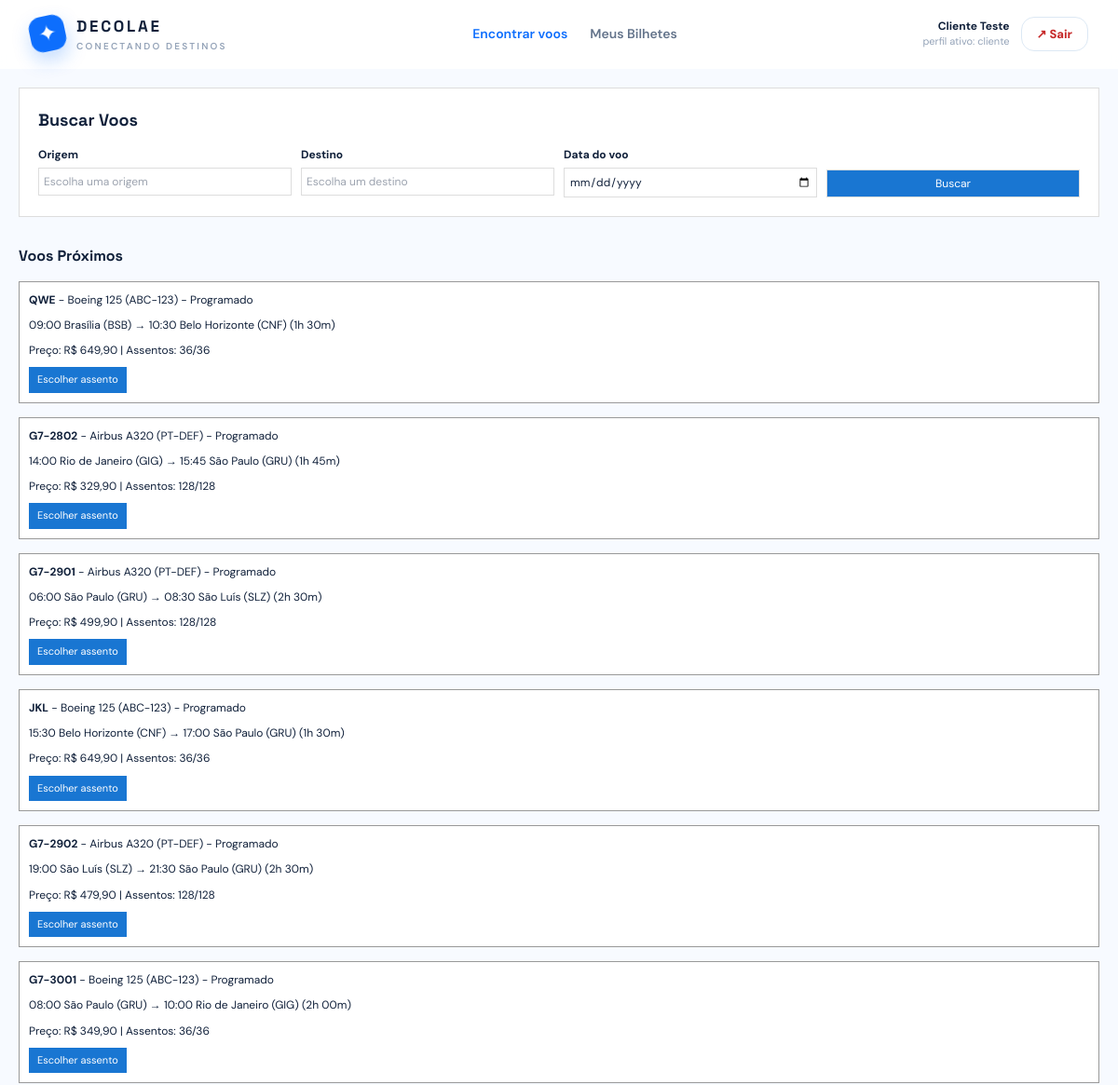
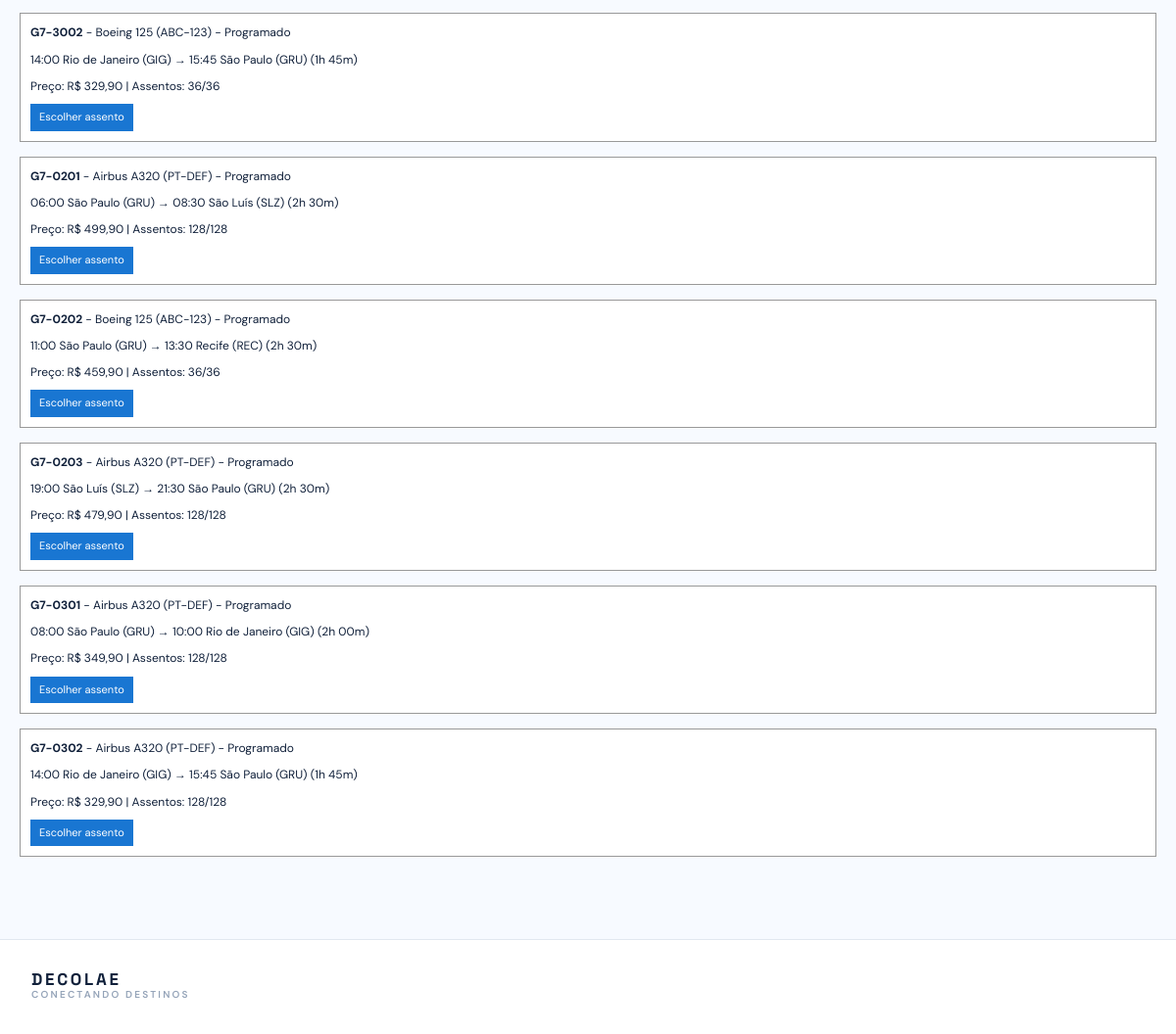
The page /index.php (signed in) on the database its author committed (2 pictures, top to bottom).
### tables this page shows
CREATE TABLE `usuario` (
  `cpf` char(11) NOT NULL,
  `nome_completo` varchar(120) NOT NULL,
  `email` varchar(160) NOT NULL,
  `senha` varchar(255) NOT NULL,
  `endereco` varchar(255) NOT NULL,
  `telefone` varchar(15) DEFAULT NULL
);

CREATE TABLE `voo` (
  `id` int(10) UNSIGNED NOT NULL,
  `numero_voo` varchar(12) NOT NULL,
  `data_voo` date NOT NULL,
  `origem` varchar(60) NOT NULL,
  `destino` varchar(60) NOT NULL,
  `h_partida` time NOT NULL,
  `aeronave_id` int(10) UNSIGNED NOT NULL,
  `admin_cpf` char(11) NOT NULL,
  `valor_base` decimal(10,2) NOT NULL DEFAULT 649.90,
  `status` enum('programado','embarque','concluido','cancelado') NOT NULL DEFAULT 'programado',
  `data_atualizacao` timestamp NULL DEFAULT current_timestamp() ON UPDATE current_timestamp(),
  `versao` int(10) UNSIGNED DEFAULT 1
);

CREATE TABLE `aeronave` (
  `id` int(10) UNSIGNED NOT NULL,
  `identificacao` varchar(20) NOT NULL,
  `modelo` varchar(80) NOT NULL,
  `fileiras` smallint(5) UNSIGNED NOT NULL,
  `assentos_por_fileira` tinyint(3) UNSIGNED NOT NULL,
  `gerente_cpf` char(11) NOT NULL,
  `data_atualizacao` timestamp NULL DEFAULT current_timestamp() ON UPDATE current_timestamp(),
  `versao` int(10) UNSIGNED DEFAULT 1
);

CREATE TABLE `trajeto` (
  `origem` varchar(60) NOT NULL,
  `destino` varchar(60) NOT NULL,
  `h_partida` time NOT NULL,
  `h_chegada` time NOT NULL,
  `gerente_cpf` char(11) NOT NULL
);

### includes/functions.php (called while the page is built, shortened)
<?php
function esc(mixed $valor): string
{
    return htmlspecialchars((string) $valor, ENT_QUOTES, 'UTF-8');
}
function obter_usuario_atual(PDO $conexao): ?array
{
    $cpf = $_SESSION['cpf_usuario'] ?? null;
    $comando = $conexao->prepare(
        'SELECT cpf, nome_completo, email, endereco FROM usuario WHERE cpf = ?'
    );
    $comando->execute([$cpf]);
    $usuario = $comando->fetch();
    $consulta_papeis = "
        SELECT 'gerente' AS papel FROM gerente WHERE cpf = ?
        UNION ALL
        SELECT 'tripulante' FROM tripulante WHERE cpf = ?
        UNION ALL
        SELECT 'admin' FROM admin WHERE cpf = ?
        UNION ALL
        SELECT 'cliente' FROM cliente WHERE cpf = ?
        ORDER BY papel
    ";
    $comando_papeis = $conexao->prepare($consulta_papeis);
    $comando_papeis->execute([$cpf, $cpf, $cpf, $cpf]);
    $usuario['papeis'] = array_column($comando_papeis->fetchAll(), 'papel');
    $usuario['papel_atual'] = $_SESSION['papel_usuario'] ?? null;
    return $usuario;
}
function formatar_moeda_brl(float|int|string $valor): string
{
    return 'R$ ' . number_format((float) $valor, 2, ',', '.');
}

### index.php (the view, shortened to what this page needs)
<?php
require_once __DIR__ . '/includes/functions.php';
require_once __DIR__ . '/includes/layout.php';
$usuario = null;
$voos = [];
$erro_banco = null;
try {
    $conexao_pdo = db();
    $usuario = obter_usuario_atual($conexao_pdo);
    $comando = $conexao_pdo->query(
        "SELECT v.id, v.numero_voo, v.data_voo, v.status, v.valor_base, v.aeronave_id,
                t.origem, t.destino, t.h_partida, t.h_chegada,
                CONCAT(v.data_voo, ' ', t.h_partida) AS partida_em,
                TIMESTAMP(v.data_voo, t.h_chegada) + INTERVAL (t.h_chegada < t.h_partida) DAY AS chegada_em,
                a.modelo, a.identificacao,
                (a.fileiras * a.assentos_por_fileira) AS capacidade,
                COALESCE((a.fileiras * a.assentos_por_fileira) - (
                    SELECT COUNT(*) FROM passagem
                    WHERE voo_id = v.id AND status IN ('confirmada', 'checkin')
                ), a.fileiras * a.assentos_por_fileira) AS assentos_livres
         FROM voo v
         JOIN trajeto t ON t.origem = v.origem AND t.destino = v.destino AND t.h_partida = v.h_partida
         JOIN aeronave a ON a.id = v.aeronave_id
         WHERE v.status <> 'cancelado' AND v.data_voo >= CURDATE()
           AND v.id IN (
               SELECT voo_id FROM escala GROUP BY voo_id
               HAVING SUM(funcao_tripulante = 'piloto') >= 1
                  AND SUM(funcao_tripulante = 'copiloto') >= 1
                  AND SUM(funcao_tripulante = 'comissario') >= 2
           )
         ORDER BY partida_em LIMIT 12"
    );
    $voos = $comando->fetchAll();
} catch (Throwable $e) {
    $erro_banco = $e->getMessage();
}
renderizar_cabecalho('Encontre seu próximo destino', $usuario);
?>
<div id="voos" class="secao-voos">
  <div class="cartao-busca-voos">
    <h2 class="titulo-secao-busca">Buscar Voos</h2>
    <form id="search-form" class="formulario-busca-voos">
      <div>
        <label class="rotulo-busca-voos">Origem</label>
        <input class="entrada-busca-voos" name="origin" list="codigos-aeroportos" placeholder="Escolha uma origem" maxlength="60" autocomplete="off">
      </div>
      <div>
        <label class="rotulo-busca-voos">Destino</label>
        <input class="entrada-busca-voos" name="destination" list="codigos-aeroportos" placeholder="Escolha um destino" maxlength="60" autocomplete="off">
      </div>
      <div>
        <label class="rotulo-busca-voos">Data do voo</label>
        <input class="entrada-busca-voos" type="date" name="date">
      </div>
      <div class="container-botao-busca">
        <button class="botao-busca-voos" type="submit">Buscar</button>
      </div>
    </form>
  </div>
  <?php if ($erro_banco): ?>
    <div class="aviso aviso-banco">
      <strong>Aviso:</strong> Banco de dados não configurado.
    </div>
  <?php else: ?>
    <h2 class="titulo-lista-voos">Voos Próximos</h2>
    <div id="flight-list" class="lista-voos">
      <?php foreach ($voos as $voo): ?>
        <?= card_voo_html($voo) ?>
      <?php endforeach; ?>
    </div>
  <?php endif; ?>
</div>
<?php
function card_voo_html(array $voo): string
{
    $data_partida = new DateTime($voo['partida_em']);
    $data_chegada = new DateTime($voo['chegada_em']);
    $diferenca_tempo = $data_partida->diff($data_chegada);
    $duracao_formatada = $diferenca_tempo->h . 'h ' . str_pad((string) $diferenca_tempo->i, 2, '0', STR_PAD_LEFT) . 'm';
    $assentos_livres = (int) $voo['assentos_livres'];
    $capacidade_total = (int) $voo['capacidade'];
    ?>
    <div class="flight-card-simples cartao-voo-simples"
         data-flight-card
         data-flight-id="<?= (int) $voo['id'] ?>"
         data-origin="<?= esc($voo['origem']) ?>"
         data-destination="<?= esc($voo['destino']) ?>"
         data-date="<?= esc($voo['data_voo']) ?>">
      <div class="conteudo-voo-simples">
        <div class="linha-voo-simples">
          <strong><?= esc($voo['numero_voo']) ?></strong> - <?= esc($voo['modelo']) ?> (<?= esc($voo['identificacao']) ?>) - <?= $voo['status'] === 'embarque' ? 'Embarque' : 'Programado' ?>
        </div>
        <div class="linha-voo-simples">
          <?= $data_partida->format('H:i') ?> <?= esc($voo['origem']) ?> → <?= $data_chegada->format('H:i') ?> <?= esc($voo['destino']) ?> (<?= $duracao_formatada ?>)
        </div>
        <div class="linha-voo-simples">
          Preço: <?= formatar_moeda_brl($voo['valor_base']) ?> | Assentos: <?= $assentos_livres ?>/<?= $capacidade_total ?>
        </div>
        <div>
          <button class="select-flight-btn botao-escolher-assento" data-flight-id="<?= (int) $voo['id'] ?>">
            Escolher assento
          </button>
        </div>
      </div>
    </div>
    <?php
    return (string) ob_get_clean();
}
?>
<?php
renderizar_rodape();

### includes/layout.php (shortened to what this page needs)
<?php
function renderizar_cabecalho(string $titulo, ?array $usuario = null): void
{
    $papel_ativo = $usuario['papel_atual'] ?? null;
    ?>
<!doctype html>
<html lang="pt-BR">
<head>
    <script src="https://cdn.tailwindcss.com"></script>
    <link rel="stylesheet" href="assets/css/app.css?v=<?= filemtime(__DIR__ . '/../assets/css/app.css') ?>">
</head>
<body class="bg-[#f7faff] text-ink antialiased">
<header class="sticky top-0 z-30 border-b border-white/60 bg-white/90 backdrop-blur">
    <div class="mx-auto flex max-w-7xl items-center justify-between px-5 py-4 lg:px-8">
        <a href="index.php" class="flex items-center gap-3" aria-label="Página inicial">
            <span class="brand-mark">✦</span>
            <span>
                <span class="brand-name">DECOLAE</span>
                <span class="hidden text-[10px] font-semibold uppercase tracking-[.22em] text-slate-400 sm:block">
                    conectando destinos
                </span>
            </span>
        </a>
        <nav class="hidden items-center gap-6 text-sm font-semibold text-slate-500 md:flex">
            <?php if (!$usuario || $papel_ativo === 'cliente'): ?>
                <?php $pagina_atual = basename($_SERVER['SCRIPT_NAME']); ?>
                <a class="nav-link <?= $pagina_atual !== 'meus-bilhetes.php' ? 'active' : '' ?>" href="index.php#voos">Encontrar voos</a>
                <a class="nav-link <?= $pagina_atual === 'meus-bilhetes.php' ? 'active' : '' ?>" href="meus-bilhetes.php">Meus Bilhetes</a>
            <?php endif; ?>
        </nav>
        <div class="flex items-center gap-3">
            <?php if ($usuario): ?>
                <div class="hidden text-right sm:block">
                    <p class="text-xs font-bold text-ink">
                        <?= esc($usuario['nome_completo']) ?>
                    </p>
                    <p class="text-[11px] text-slate-400">
                        perfil ativo: <?= esc($papel_ativo ?? '—') ?>
                    </p>
                </div>
                <a class="secondary-btn botao-perigo px-4 py-2" href="logout.php">↗ Sair</a>
            <?php endif; ?>
        </div>
    </div>
</header>
<main>
<?php
}
function renderizar_rodape(): void
{
    ?>
</main>
<footer class="mt-16 border-t border-slate-200 bg-white">
    <div class="mx-auto flex max-w-7xl flex-col gap-3 px-5 py-8 text-xs text-slate-500 sm:flex-row sm:items-center sm:justify-between lg:px-8">
        <p>
            <span class="brand-name">DECOLAE</span>
            <span class="block text-[10px] font-semibold uppercase tracking-[.22em] text-slate-400">
                conectando destinos
            </span>
        </p>
    </div>
</footer>
</body>
</html>
<?php
}

### assets/css/app.css (style rules this page uses)
:root { --ink: #10203a; --navy: #102d52; --ocean: #0d6efd; --sky: #eaf5ff; --coral: #ff6b4a; }
* { box-sizing: border-box; }
body { font-family: 'DM Sans', sans-serif; }
.font-display, h1, h2, h3, .brand-name { font-family: 'Space Grotesk', sans-serif; }
.brand-mark { display: grid; width: 38px; height: 38px; place-items: center; border-radius: 13px; background: var(--ocean); color: #fff; font-size: 24px; transform: rotate(-12deg); box-shadow: 0 9px 20px rgba(13, 110, 253, .25); }
.brand-name { display: block; color: var(--ink); font-size: 17px; font-weight: 700; letter-spacing: .16em; }
.nav-link { transition: color .2s ease; }
.nav-link:hover, .nav-link.active { color: var(--ocean); }
.primary-btn, .secondary-btn { display: inline-flex; align-items: center; justify-content: center; gap: 12px; border-radius: 14px; padding: 0 21px; font-size: 13px; font-weight: 800; transition: transform .2s, box-shadow .2s, background .2s; }
.secondary-btn { border: 1px solid #dce8f4; background: #fff; padding-top: 12px; padding-bottom: 12px; color: var(--ocean); }
.secao-voos, .secao-bilhetes { max-width: 1200px; margin: 0 auto; padding: 20px; }
.secao-voos { scroll-margin-top: 90px; }
.cartao-busca-voos { margin-bottom: 30px; border: 1px solid #ddd; background: #fff; padding: 20px; }
.titulo-secao-busca, .titulo-secao-bilhetes { margin: 0 0 15px; font-size: 18px; font-weight: bold; }
.formulario-busca-voos { display: grid; grid-template-columns: repeat(4, minmax(0, 1fr)); gap: 10px; }
.rotulo-busca-voos { display: block; margin-bottom: 5px; font-size: 12px; font-weight: bold; }
.entrada-busca-voos { width: 100%; box-sizing: border-box; border: 1px solid #ddd; padding: 5px; font-size: 12px; }
.container-botao-busca { display: flex; align-items: flex-end; }
.botao-busca-voos { width: 100%; border: 1px solid #ddd; background: #1976d2; padding: 5px 10px; color: #fff; cursor: pointer; font-size: 12px; }
.titulo-lista-voos { margin: 0 0 15px; font-size: 16px; font-weight: bold; }
.lista-voos, .lista-bilhetes { display: grid; grid-template-columns: 1fr; gap: 15px; }
.cartao-voo-simples { border: 1px solid #999; background: #fff; padding: 10px; }
.conteudo-voo-simples { font-size: 12px; line-height: 1.6; }
.linha-voo-simples { margin-bottom: 8px; }
.botao-escolher-assento { border: 1px solid #1976d2; background: #1976d2; padding: 4px 8px; color: #fff; cursor: pointer; font-size: 11px; }
.botao-perigo { color: #c62828; cursor: pointer; }

### rows shown on the page
usuario: nome_completo "Cliente Teste"
voo: numero_voo "QWE", aeronave.modelo "Boeing 125", aeronave.identificacao "ABC-123", status "Programado", format "09:00", trajeto.origem "Brasília (BSB)", format "10:30", trajeto.destino "Belo Horizonte (CNF)", duracao_formatada "1h 30m", valor_base "R$ 649,90", assentos_livres "36", capacidade_total "36"
voo: numero_voo "G7-2802", aeronave.modelo "Airbus A320", aeronave.identificacao "PT-DEF", status "Programado", format "14:00", trajeto.origem "Rio de Janeiro (GIG)", format "15:45", trajeto.destino "São Paulo (GRU)", duracao_formatada "1h 45m", valor_base "R$ 329,90", assentos_livres "128", capacidade_total "128"
voo: numero_voo "G7-2901", aeronave.modelo "Airbus A320", aeronave.identificacao "PT-DEF", status "Programado", format "06:00", trajeto.origem "São Paulo (GRU)", format "08:30", trajeto.destino "São Luís (SLZ)", duracao_formatada "2h 30m", valor_base "R$ 499,90", assentos_livres "128", capacidade_total "128"
voo: numero_voo "JKL", aeronave.modelo "Boeing 125", aeronave.identificacao "ABC-123", status "Programado", format "15:30", trajeto.origem "Belo Horizonte (CNF)", format "17:00", trajeto.destino "São Paulo (GRU)", duracao_formatada "1h 30m", valor_base "R$ 649,90", assentos_livres "36", capacidade_total "36"
voo: numero_voo "G7-2902", aeronave.modelo "Airbus A320", aeronave.identificacao "PT-DEF", status "Programado", format "19:00", trajeto.origem "São Luís (SLZ)", format "21:30", trajeto.destino "São Paulo (GRU)", duracao_formatada "2h 30m", valor_base "R$ 479,90", assentos_livres "128", capacidade_total "128"
voo: numero_voo "G7-3001", aeronave.modelo "Boeing 125", aeronave.identificacao "ABC-123", status "Programado", format "08:00", trajeto.origem "São Paulo (GRU)", format "10:00", trajeto.destino "Rio de Janeiro (GIG)", duracao_formatada "2h 00m", valor_base "R$ 349,90", assentos_livres "36", capacidade_total "36"
voo: numero_voo "G7-3002", aeronave.modelo "Boeing 125", aeronave.identificacao "ABC-123", status "Programado", format "14:00", trajeto.origem "Rio de Janeiro (GIG)", format "15:45", trajeto.destino "São Paulo (GRU)", duracao_formatada "1h 45m", valor_base "R$ 329,90", assentos_livres "36", capacidade_total "36"
voo: numero_voo "G7-0201", aeronave.modelo "Airbus A320", aeronave.identificacao "PT-DEF", status "Programado", format "06:00", trajeto.origem "São Paulo (GRU)", format "08:30", trajeto.destino "São Luís (SLZ)", duracao_formatada "2h 30m", valor_base "R$ 499,90", assentos_livres "128", capacidade_total "128"
voo: numero_voo "G7-0202", aeronave.modelo "Boeing 125", aeronave.identificacao "ABC-123", status "Programado", format "11:00", trajeto.origem "São Paulo (GRU)", format "13:30", trajeto.destino "Recife (REC)", duracao_formatada "2h 30m", valor_base "R$ 459,90", assentos_livres "36", capacidade_total "36"
voo: numero_voo "G7-0203", aeronave.modelo "Airbus A320", aeronave.identificacao "PT-DEF", status "Programado", format "19:00", trajeto.origem "São Luís (SLZ)", format "21:30", trajeto.destino "São Paulo (GRU)", duracao_formatada "2h 30m", valor_base "R$ 479,90", assentos_livres "128", capacidade_total "128"
voo: numero_voo "G7-0301", aeronave.modelo "Airbus A320", aeronave.identificacao "PT-DEF", status "Programado", format "08:00", trajeto.origem "São Paulo (GRU)", format "10:00", trajeto.destino "Rio de Janeiro (GIG)", duracao_formatada "2h 00m", valor_base "R$ 349,90", assentos_livres "128", capacidade_total "128"
voo: numero_voo "G7-0302", aeronave.modelo "Airbus A320", aeronave.identificacao "PT-DEF", status "Programado", format "14:00", trajeto.origem "Rio de Janeiro (GIG)", format "15:45", trajeto.destino "São Paulo (GRU)", duracao_formatada "1h 45m", valor_base "R$ 329,90", assentos_livres "128", capacidade_total "128"

### other values the page prints
$papel_ativo "cliente"
